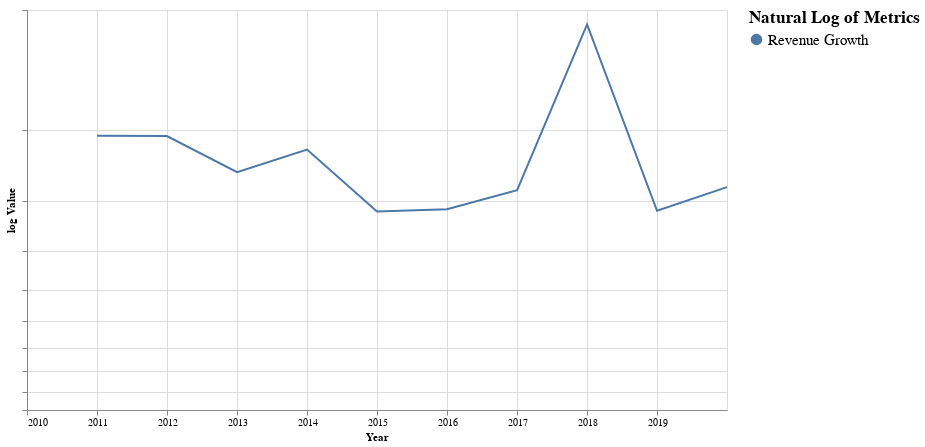

The code cell stored with this chart in its notebook:
### Code cell
make_multi_LineGraph(revs_gg, True)

### Figure 1 — Vega-Lite specification as saved in the notebook (floating-point values rounded to 4 significant figures)
{"config": {"view": {"continuousWidth": 400, "continuousHeight": 300}}, "layer": [{"mark": "line", "encoding": {"color": {"type": "nominal", "field": "Metric", "legend": {"labelFontSize": 15, "title": "Natural Log of Metrics", "titleFontSize": 17}, "scale": {"scheme": "tableau20"}}, "x": {"type": "temporal", "field": "Year"}, "y": {"type": "quantitative", "field": "log Value", "scale": {"type": "log"}}}}, {"mark": {"type": "rule", "color": "#aaa"}, "encoding": {"x": {"type": "temporal", "field": "Year"}}, "transform": [{"filter": {"selection": "selector065"}}]}, {"mark": "circle", "encoding": {"color": {"type": "nominal", "field": "Metric", "legend": {"labelFontSize": 15, "title": "Natural Log of Metrics", "titleFontSize": 17}, "scale": {"scheme": "tableau20"}}, "opacity": {"condition": {"value": 1, "selection": "selector065"}, "value": 0}, "x": {"type": "temporal", "field": "Year"}, "y": {"type": "quantitative", "field": "log Value", "scale": {"type": "log"}}}, "selection": {"selector065": {"type": "multi", "fields": ["Metric"], "bind": "legend", "on": "mouseover", "nearest": true, "empty": "none"}}}, {"mark": {"type": "text", "align": "left", "dx": 5, "dy": -5, "stroke": "white", "strokeWidth": 2}, "encoding": {"color": {"type": "nominal", "field": "Metric", "legend": {"labelFontSize": 15, "title": "Natural Log of Metrics", "titleFontSize": 17}, "scale": {"scheme": "tableau20"}}, "text": {"type": "quantitative", "field": "log Value"}, "x": {"type": "temporal", "field": "Year"}, "y": {"type": "quantitative", "field": "log Value", "scale": {"type": "log"}}}, "transform": [{"filter": {"selection": "selector065"}}]}, {"mark": {"type": "text", "align": "left", "dx": 5, "dy": -5}, "encoding": {"color": {"type": "nominal", "field": "Metric", "legend": {"labelFontSize": 15, "title": "Natural Log of Metrics", "titleFontSize": 17}, "scale": {"scheme": "tableau20"}}, "text": {"type": "quantitative", "field": "log Value"}, "x": {"type": "temporal", "field": "Year"}, "y": {"type": "quantitative", "field": "log Value", "scale": {"type": "log"}}}, "transform": [{"filter": {"selection": "selector065"}}]}], "data": {"name": "data-fb106adf1c145efc9b92896e53daf67d"}, "height": 400, "width": 700, "$schema": "https://vega.github.io/schema/vega-lite/v4.8.1.json", "datasets": {"data-fb106adf1c145efc9b92896e53daf67d": [{"Year": "2019-12-31", "Metric": "Revenue Growth", "Value": 0.06256, "log Value": -2.772}, {"Year": "2018-12-31", "Metric": "Revenue Growth", "Value": 0.04172, "log Value": -3.177}, {"Year": "2017-12-31", "Metric": "Revenue Growth", "Value": 0.3375, "log Value": -1.086}, {"Year": "2016-12-31", "Metric": "Revenue Growth", "Value": 0.05949, "log Value": -2.822}, {"Year": "2015-12-31", "Metric": "Revenue Growth", "Value": 0.04285, "log Value": -3.15}, {"Year": "2014-12-31", "Metric": "Revenue Growth", "Value": 0.04112, "log Value": -3.191}, {"Year": "2013-12-31", "Metric": "Revenue Growth", "Value": 0.1072, "log Value": -2.233}, {"Year": "2012-12-31", "Metric": "Revenue Growth", "Value": 0.07856, "log Value": -2.544}, {"Year": "2011-12-31", "Metric": "Revenue Growth", "Value": 0.1267, "log Value": -2.066}, {"Year": "2010-12-31", "Metric": "Revenue Growth", "Value": 0.1272, "log Value": -2.062}, {"Year": "2009-12-31", "Metric": "Revenue Growth", "Value": -0.0718, "log Value": null}]}}
